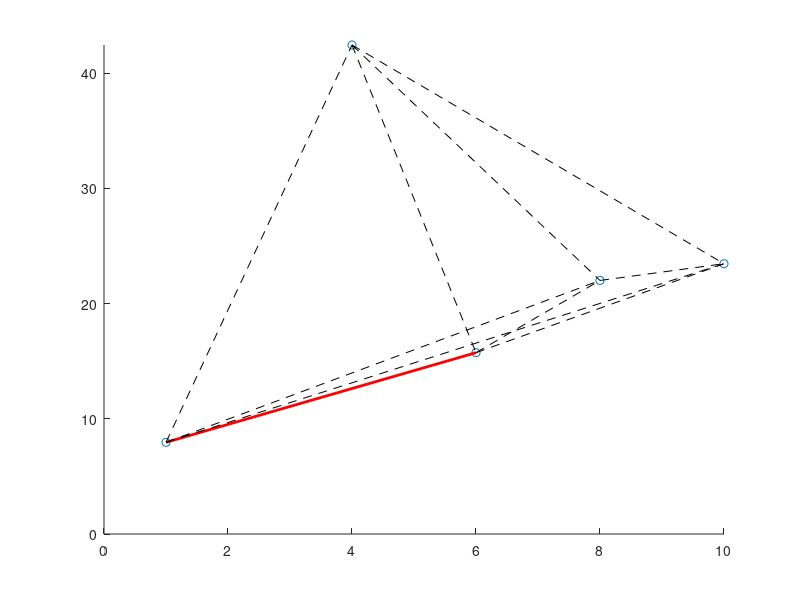

MATLAB code for this plot: (Note: this script raises an error after producing the figure.)
% Generate the Theil-Sen visualization used in the presentation.

% Use X values that illustrate that constant sampling isn't necessary
x = [1;4;6;8;10];

% Add some noise to illustrate that it doesn't need perfect inliers
y = x * 2 + 3 + 4 * rand(size(x, 1),1);

% Add a single outlier
y(2) = 3 * y(2);


figure;
hold on;
ylim([0 max(y)]);
xlim([0 max(x)])
scatter(x, y);
all_pairs = nchoosek(1:size(x, 1), 2);

delta_y = y(all_pairs(:,2))-y(all_pairs(:,1));
delta_x = x(all_pairs(:,2))-x(all_pairs(:,1));
slopes = delta_y ./ delta_x;
[~, median_idx] = min(abs(slopes - median(slopes)));
intercepts = y(all_pairs(:,1)) - (slopes .* x(all_pairs(:,1)));

pmed = plot(x(all_pairs(median_idx,:)).', y(all_pairs(median_idx,:)).', 'r', 'LineWidth', 2);
prest = plot(x(all_pairs([1:median_idx-1 median_idx+1:end],:)).', y(all_pairs([1:median_idx-1 median_idx+1:end],:)).', 'k--');
% text(mean(x(all_pairs), 2), mean(y(all_pairs), 2), [repmat('m=', size(slopes, 1), 1) num2str(slopes)]);
rl = refline(slopes(median_idx), intercepts(median_idx));
rl.Color = 'r';
rl.LineWidth = 2;
text(mean(x(all_pairs(median_idx,:)))+0.5, mean(y(all_pairs(median_idx,:)))-0.5, ...
    ['y = ', num2str(slopes(median_idx)), ' * x + ', num2str(intercepts(median_idx))]);
legend([pmed(1); prest(1)], ['Median slope'; 'Other slopes'], 'Location', 'southeast');
title('Theil-Sen Representative Slope');
xlabel('x (arbitrary units)');
ylabel('y (arbitrary units)');
